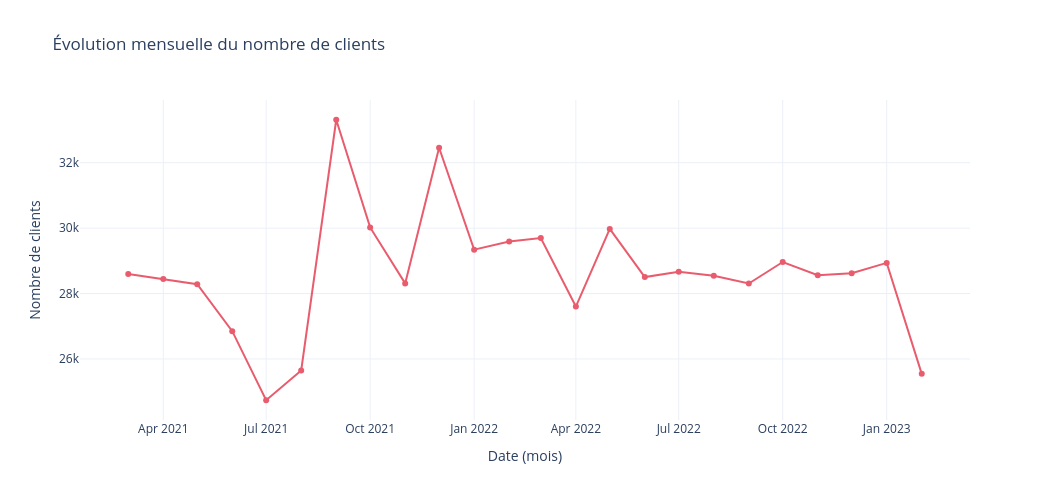

The notebook cell saved with this chart:
### Code cell
figure4=px.line(
    clients_total_par_mois,
    x='date',
    y='Nombre de clients',
    color_discrete_sequence=list(palette.values()),
    markers=True,
    title='Évolution mensuelle du nombre de clients',
    labels={
        'date': 'Date (mois)'
    }
)

figure4.update_layout(
    template='plotly_white',
    hovermode='x unified',
    width=1050,
    height=500
)

figure4.show()

### Figure 1 — Plotly figure (JSON) as saved in the notebook; plotly's stock layout.template omitted (floating-point values rounded to 4 significant figures)
{"data": [{"hovertemplate": "Date (mois)=%{x}<br>Nombre de clients=%{y}<extra></extra>", "legendgroup": "", "line": {"color": "#e95c6d", "dash": "solid"}, "marker": {"symbol": "circle"}, "mode": "lines+markers", "name": "", "orientation": "v", "showlegend": false, "type": "scatter", "x": ["2021-03-01T00:00:00.000000000", "2021-04-01T00:00:00.000000000", "2021-05-01T00:00:00.000000000", "2021-06-01T00:00:00.000000000", "2021-07-01T00:00:00.000000000", "2021-08-01T00:00:00.000000000", "2021-09-01T00:00:00.000000000", "2021-10-01T00:00:00.000000000", "2021-11-01T00:00:00.000000000", "2021-12-01T00:00:00.000000000", "2022-01-01T00:00:00.000000000", "2022-02-01T00:00:00.000000000", "2022-03-01T00:00:00.000000000", "2022-04-01T00:00:00.000000000", "2022-05-01T00:00:00.000000000", "2022-06-01T00:00:00.000000000", "2022-07-01T00:00:00.000000000", "2022-08-01T00:00:00.000000000", "2022-09-01T00:00:00.000000000", "2022-10-01T00:00:00.000000000", "2022-11-01T00:00:00.000000000", "2022-12-01T00:00:00.000000000", "2023-01-01T00:00:00.000000000", "2023-02-01T00:00:00.000000000"], "xaxis": "x", "y": [28601, 28443, 28285, 26850, 24738, 25650, 33314, 30022, 28311, 32457, 29343, 29594, 29696, 27602, 29975, 28504, 28670, 28544, 28306, 28964, 28563, 28619, 28938, 25545], "yaxis": "y"}], "layout": {"height": 500, "hovermode": "x unified", "legend": {"tracegroupgap": 0}, "title": {"text": "Évolution mensuelle du nombre de clients"}, "width": 1050, "xaxis": {"anchor": "y", "domain": [0, 1], "title": {"text": "Date (mois)"}}, "yaxis": {"anchor": "x", "domain": [0, 1], "title": {"text": "Nombre de clients"}}}}
